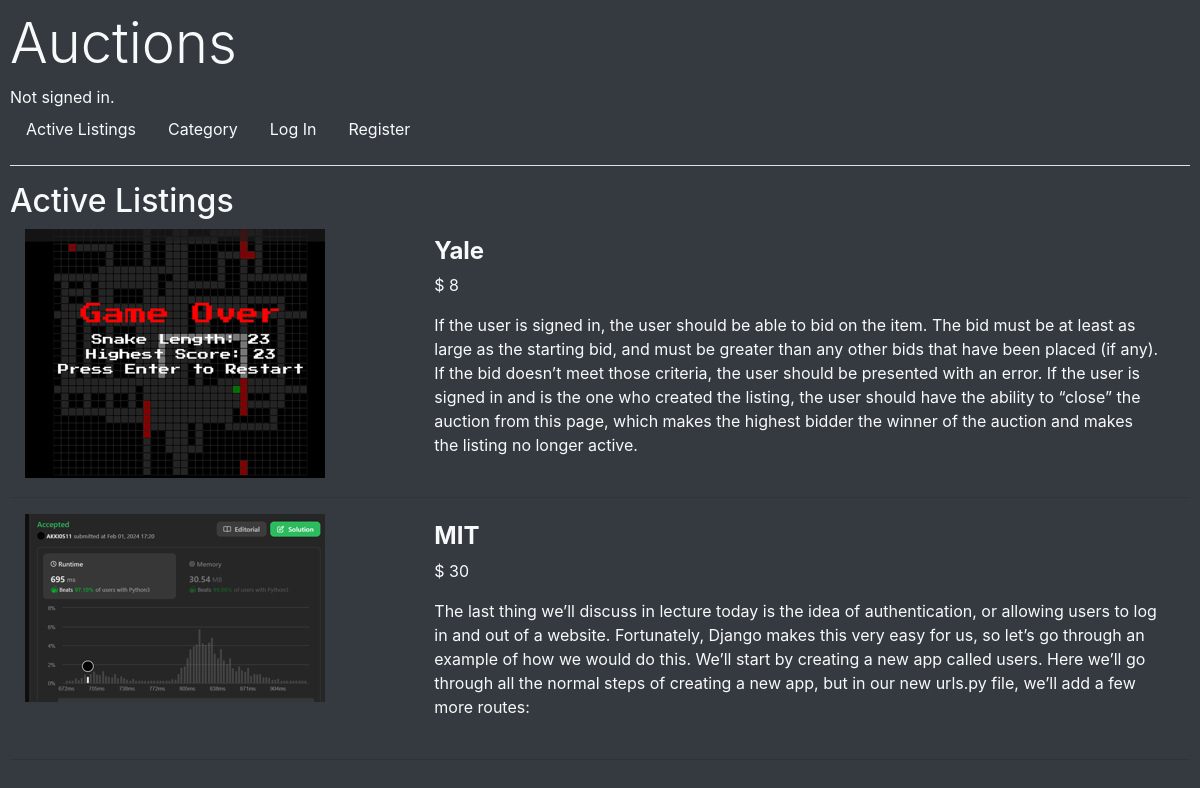
The page / on the database its author committed.
### auctions/models.py (models this page shows, shortened)
class Listings(models.Model):
    CATEGORY_CHOICES = [
        ('Electronics', 'Electronics'),
        ('Clothing', 'Clothing'),
        ('Books', 'Books'),
    ]
    title = models.CharField(max_length=96)
    description = models.TextField()
    starting_bid = models.IntegerField() # Which is also the current highest bid
    image = models.ImageField(upload_to='images/', blank=True)
    closed = models.BooleanField(default=False)  # Add a 'closed' field
    winner = models.ForeignKey(User, on_delete=models.SET_NULL, null=True, blank=True)
    category = models.CharField(max_length=20, choices=CATEGORY_CHOICES, default='Electronics')

### auctions/views.py (the view)
# urls.py: path("", views.index, name="index"),
def index(request):
    return render(request, "auctions/index.html", {
        "listings": Listings.objects.all()
    })

### auctions/templates/auctions/index.html
{% extends "auctions/layout.html" %}
{% block body %}
    {% if Create_Listing %}
        <h2 class="display-5 text-light">Create Listing</h2>
            <form method="post" enctype="multipart/form-data" action="{% url 'create' %}" class="form-group bg-dark text-muted">
                {% csrf_token %}
                {{ form.as_p }} <br>
                <button class="btn btn-primary" type="submit">Submit</button>
            </form>
    {% else %}
        <h2 class=" display-5 text-light">Active Listings</h2>
        {% for listing in listings %}
            {% if not listing.closed %}
                <div class="container-fluid text-light listing-container">
                    <div class="row">
                        {% if listing.image %}
                            <div class="col-md-4">
                                <img src="{{ listing.image.url }}" alt="{{ listing.title }}" class="img-fluid">
                            </div>
                        {% endif %}
                        <div class="col-md-8">
                        <a class="nav-link text-light" href="{% url 'listing' listing.id %}">
                            <h4><b>{{ listing.title }}</b></h4>
                            <p>$ {{ listing.starting_bid }}</p>
                            <p>{{ listing.description }}</p>
                        </a>
                        </div>
                    </div>
                </div>
                <hr class="text-light">
            {% endif %}
        {% empty %}
            <p class="text-light">No Listings</p>
        {% endfor %}
    {% endif %}
{% endblock %}

### auctions/static/auctions/styles.css (style rules this page uses)
body { padding: 10px; }

### rows shown on the page
Listings: image (picture), title "Yale", starting_bid "8", description "If the user is signed in, the user should be able to bid on the item. The bid must be at least as large as the starting bid, and must be greater than any other bids that have been placed (if any). If the bid doesn’t meet those criteria, the user should be presented with an error. If the user is signed in and is the one who created the listing, the user should have the ability to “close” the auction from this page, which makes the highest bidder the winner of the auction and makes the listing no longer active."
Listings: image (picture), title "MIT", starting_bid "30", description "The last thing we’ll discuss in lecture today is the idea of authentication, or allowing users to log in and out of a website. Fortunately, Django makes this very easy for us, so let’s go through an example of how we would do this. We’ll start by creating a new app called users. Here we’ll go through all the normal steps of creating a new app, but in our new urls.py file, we’ll add a few more routes:"
